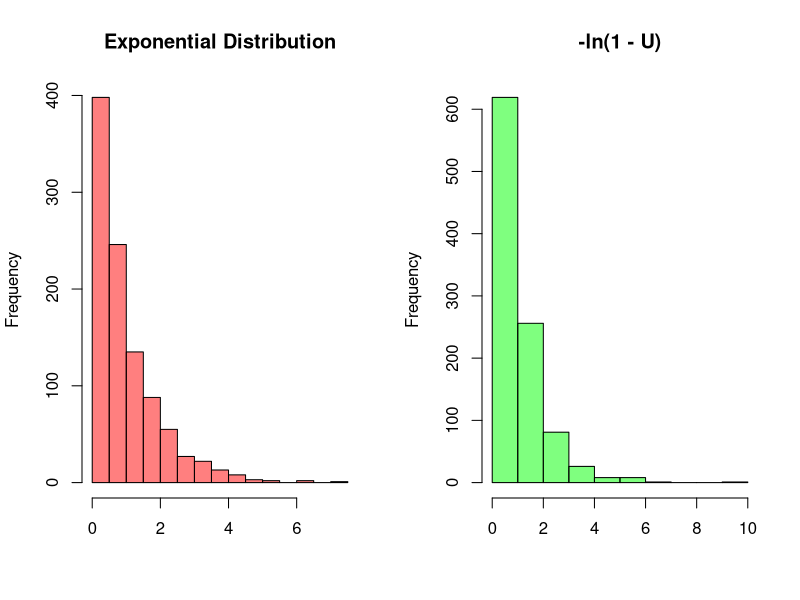
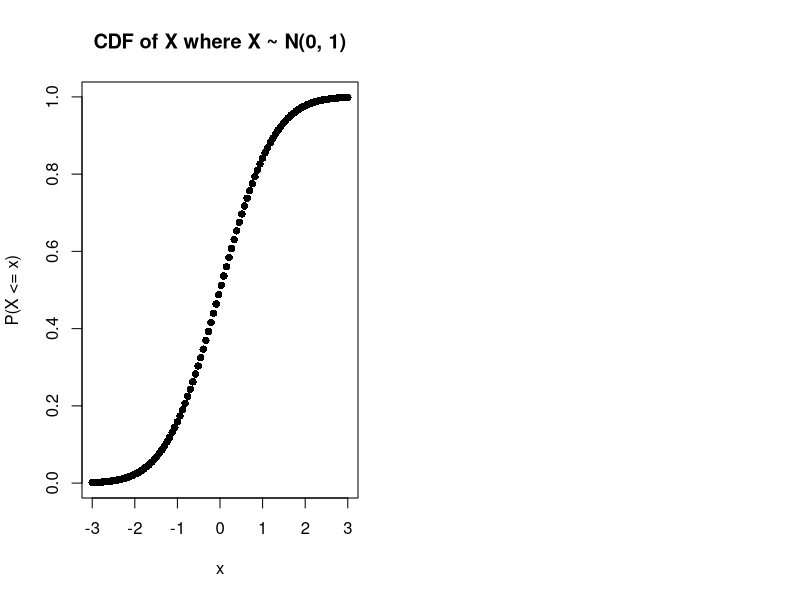

These figures' R source, in order:
## ---- chunk 1
knitr::opts_chunk$set(echo = TRUE)
## ---- chunk 2
#set grid
par(mfrow = c(1,2))

#Exponential
hist(rexp(1000), col = rgb(1, 0, 0, 1/2),
     main = "Exponential Distribution",
     xlab = "")

#transformed Uniform
hist(-log(1 - runif(1000)), col = rgb(0, 1, 0, 1/2),
     main = "-ln(1 - U)", xlab = "")
## ---- chunk 3
pnorm(0)
## ---- chunk 4
plot(seq(from = -3, to = 3, length.out = 100), pnorm(seq(from = -3, to = 3, length.out = 100)),
     xlab = "x", ylab = "P(X <= x)", main = "CDF of X where X ~ N(0, 1)",
     type = "p", pch = 16)
